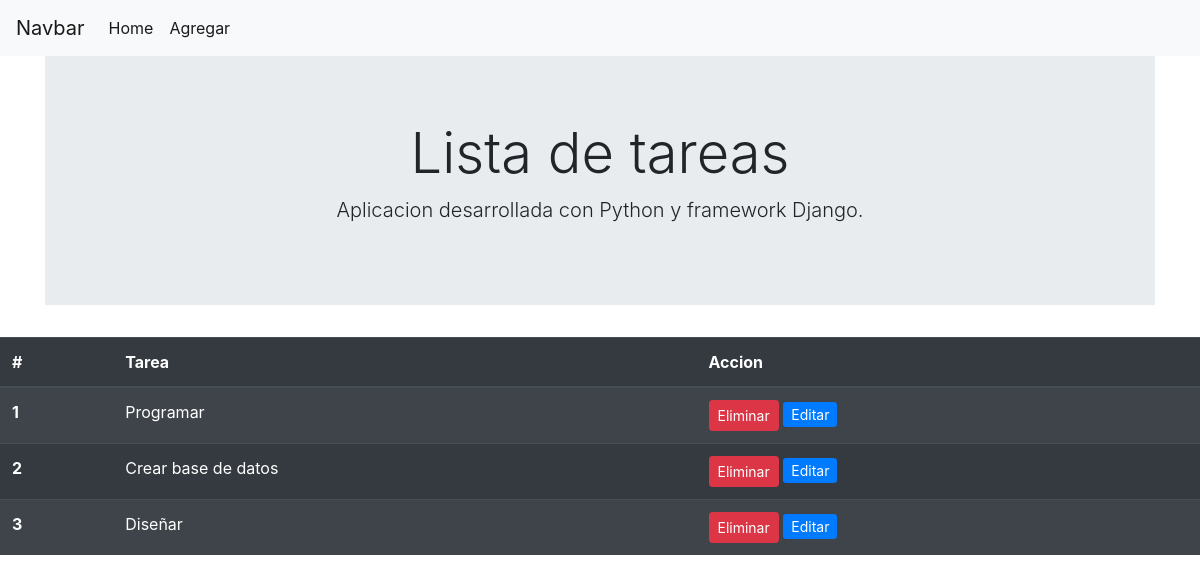
The app's page /, older data.
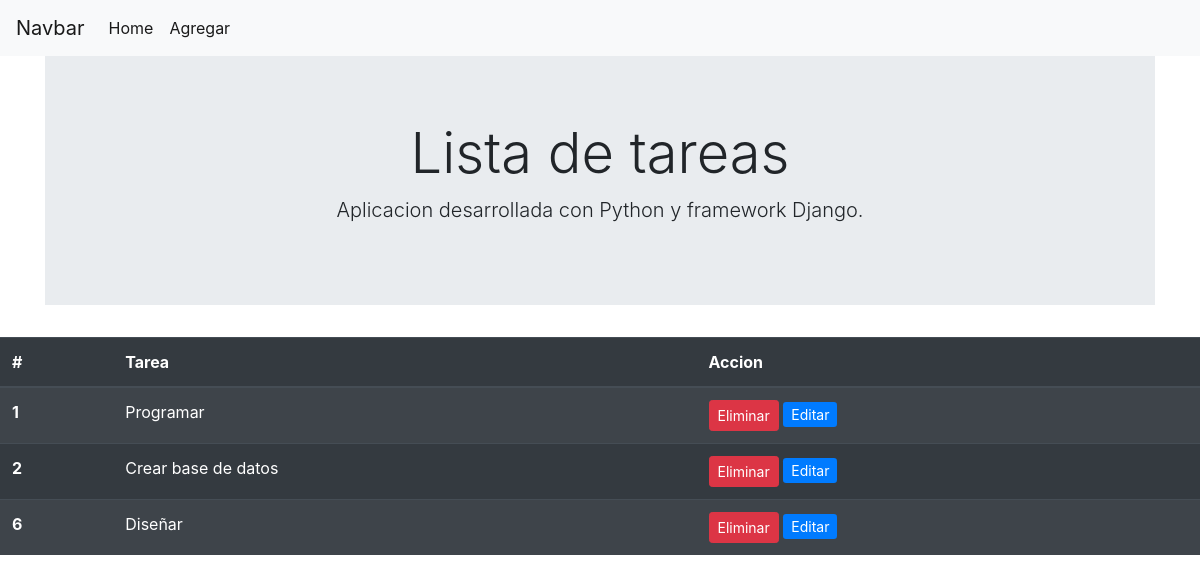
The same page, newer data.
### todo/models.py (models this page shows)
class Tarea(models.Model):
    tarea=models.CharField(max_length=100)
    def __str__(self):
        return self.tarea

### todo/views.py (the view)
# urls.py: 2. Add a URL to urlpatterns:  path('', views.home, name='home')
def home(request):
    tareas=Tarea.objects.all()
    context={'tareas':tareas}
    return render(request,'todo/home.html',context)

### todo/templates/todo/home.html (shortened to what this page needs)
{% extends 'todo/layout.html' %}
{% block content %}
<div  class=”container”>
    <table class="table table-striped table-dark">
        <thead>
        <tr>
            <th scope="col">#</th>
            <th scope="col">Tarea</th>
            <th scope="col">Accion</th>
        </tr>
        </thead>
        <tbody>
            {% for tarea in tareas %}
            <tr>
                <th scope="row">{{tarea.id}}</th>
                <td>{{tarea}}</td>
                <td>
                    <a class="btn btn-danger btn-sm" href="{% url 'eliminar' tarea.id %}">Eliminar</a>
                    <a class="btan btn-primary btn-sm" href="{% url 'editar' tarea.id %}">Editar</a>
                </td>
            </tr>
            {%endfor %}
        </tbody>
    </table>
    {% endblock %}

Row changes from the older to the newer data that the page shows:
removed Tarea: id "3", tarea "Diseñar"
added Tarea: id "6", tarea "Diseñar"
